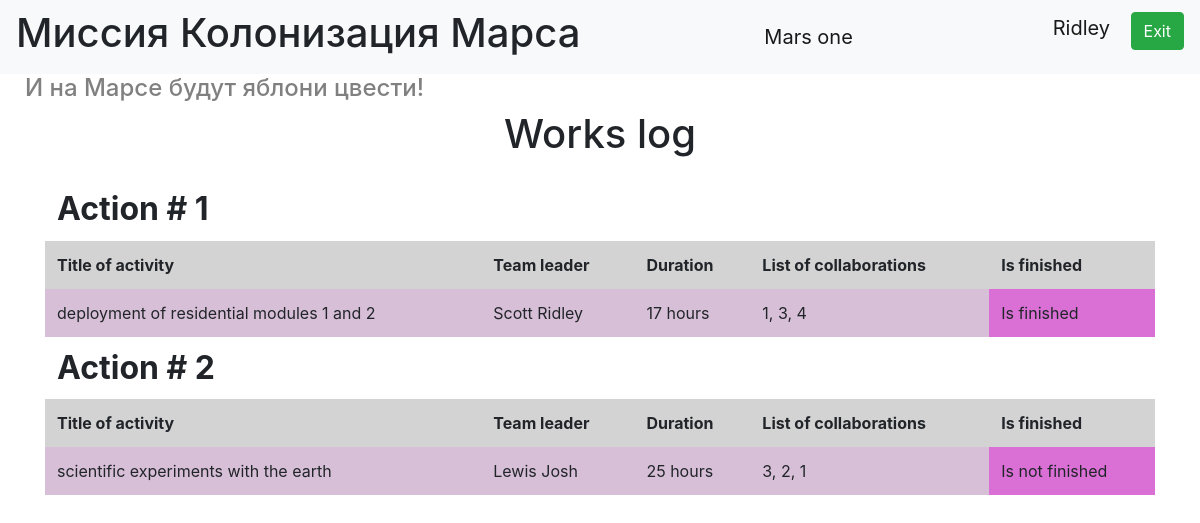
Page /index (signed in) on the committed database.
### data/users.py (models this page shows, shortened)
class User(SqlAlchemyBase, UserMixin, SerializerMixin):
    __tablename__ = "users"
    id = sqlalchemy.Column(sqlalchemy.Integer,
                           primary_key=True, autoincrement=True)
    surname = sqlalchemy.Column(sqlalchemy.String, nullable=True)
    name = sqlalchemy.Column(sqlalchemy.String, nullable=True)
    age = sqlalchemy.Column(sqlalchemy.Integer, nullable=True)
    position = sqlalchemy.Column(sqlalchemy.String, nullable=True)
    speciality = sqlalchemy.Column(sqlalchemy.String, nullable=True)
    address = sqlalchemy.Column(sqlalchemy.String, nullable=True)
    email = sqlalchemy.Column(sqlalchemy.String, unique=True, nullable=True)
    hashed_password = sqlalchemy.Column(sqlalchemy.String, nullable=True)
    modified_date = sqlalchemy.Column(sqlalchemy.DateTime, nullable=True)
    jobs = orm.relation("Jobs", back_populates='user')

### data/jobs.py (models this page shows, shortened)
class Jobs(SqlAlchemyBase, UserMixin, SerializerMixin):
    __tablename__ = 'jobs'
    id = sqlalchemy.Column(sqlalchemy.Integer,
                           primary_key=True, autoincrement=True)
    team_leader = sqlalchemy.Column(sqlalchemy.Integer, sqlalchemy.ForeignKey("users.id"), nullable=True)
    job = sqlalchemy.Column(sqlalchemy.String, nullable=True)
    work_size = sqlalchemy.Column(sqlalchemy.Integer, nullable=True)
    collaborators = sqlalchemy.Column(sqlalchemy.String, nullable=True)
    start_date = sqlalchemy.Column(sqlalchemy.DateTime, nullable=True)
    end_date = sqlalchemy.Column(sqlalchemy.DateTime, nullable=True)
    is_finished = sqlalchemy.Column(sqlalchemy.BOOLEAN, nullable=True)
    user = orm.relation('User')

### main.py (the view)
@app.route('/')
@app.route('/index')
def index():
    db_sess = db_session.create_session()
    jobs = db_sess.query(Jobs).all()
    users = db_sess.query(User).all()
    data = {}
    for user in users:
        data[user.id] = user.surname + " " +  user.name
    return render_template("index.html", jobs=jobs, data=data)

### data/db_session.py (called while the page is built)
def create_session() -> Session:
    global __factory
    return __factory()

### main.py (called while the page is built)
@login_manager.user_loader
def load_user(user_id):
    db_sess = db_session.create_session()
    return db_sess.query(User).get(user_id)

### templates/index.html
{% extends "base.html" %}
{% block content %}
<h1 style="text-align: center">Works log</h1>
<div class="item">
    <table class="table table-borderless">
        <tbody>
            {% for item in jobs%}
            <thead>
                <tr class="h2">
                    <th>Action # {{item.id}}</th>
                </tr>
            </thead>
            <tbody style="background-color:#D3D3D3">
                <tr>
                    <th scope="col">Title of activity</th>
                    <th scope="col">Team leader</th>
                    <th scope="col">Duration</th>
                    <th scope="col">List of collaborations</th>
                    <th scope="col">Is finished</th>
                </tr>
            </tbody>
            <tr class="purple">
                  <td>{{item.job}}</td>
                  <td>{{data[item.team_leader]}}</td>
                  <td>{{item.work_size}} hours</td>
                  <td>{{item.collaborators}}</td>
              {% if item.is_finished %}
                    <td class="not-purple">Is finished</td>
              {% else %}
                    <td class="not-purple">Is not finished</td>
              {% endif %}
            </tr>
            {% endfor %}
        </tbody>
    </table>
</div>
{% endblock %}

### templates/base.html (shortened to what this page needs)
<!doctype html>
<html lang="en">
<head>
    <link rel="stylesheet"
          href="https://stackpath.bootstrapcdn.com/bootstrap/4.4.1/css/bootstrap.min.css"
>
    <link rel="stylesheet" href="static/css/style.css">
</head>
<body>
<header>
    <nav class="navbar navbar-light bg-light">
        <h1>Миссия Колонизация Марса</h1>
        <a class="navbar-brand" href="#">Mars one</a>
        {% if current_user.is_authenticated %}
            <p>
                <a class="navbar-brand">{{ current_user.name }}</a>
                <a class="btn btn-success" href="/logout">Exit</a>
            </p>
        {% else %}
            <p>
                <a class="btn btn-primary " href="/register">Зарегистрироваться</a>
                <a class="btn btn-success" href="/login">Войти</a>
            </p>
        {% endif %}
    </nav>
</header>
<h4 style="padding-left: 25px; color:grey">И на Марсе будут яблони цвести!</h4>
<main role="main" class="container">
    {% block content %}{% endblock %}
</main>
</body>

### static/css/style.css (style rules this page uses)
.item { margin-top: 10px; padding-top: 10px; $table-cell-padding-y: .5rem; }
.purple { background-color:#D8BFD8; }
.not-purple { background-color: #DA70D6; }

### rows in the picture
User: name "Ridley"
Jobs: id "1", job "deployment of residential modules 1 and 2", team_leader "Scott Ridley", work_size "17", collaborators "1, 3, 4", is_finished "Is finished"
Jobs: id "2", job "scientific experiments with the earth", team_leader "Lewis Josh", work_size "25", collaborators "3, 2, 1", is_finished "Is not finished"
